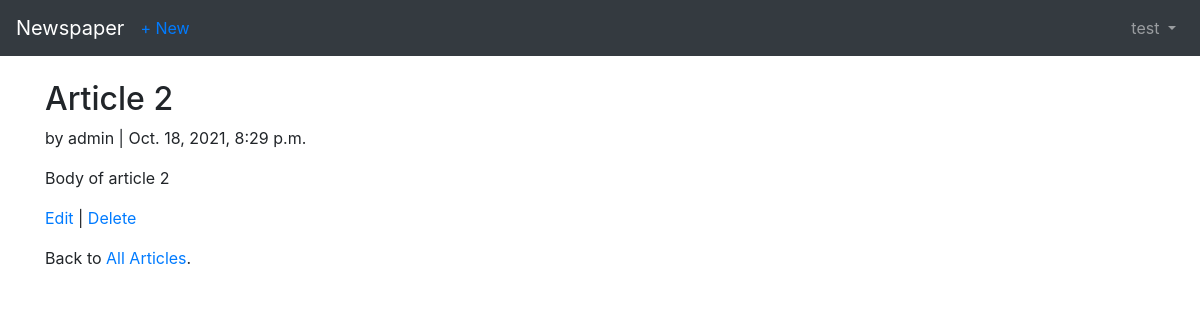
The app's page /articles/2/ (signed in), older data.
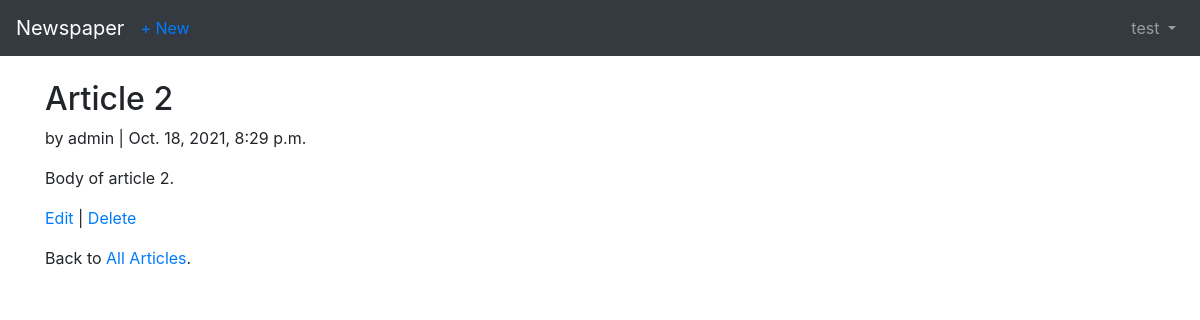
The same page, newer data.
### articles/models.py (models this page shows, shortened)
class Article(models.Model):
    title = models.CharField(max_length=255)
    body = models.TextField()
    date = models.DateTimeField(auto_now_add=True)
    author = models.ForeignKey(
        get_user_model(),
        on_delete=models.CASCADE,
    )

### users/models.py (models this page shows)
class CustomUser(AbstractUser):
    age = models.PositiveIntegerField(null=True, blank=True)

### articles/views.py (the view)
# urls.py: path('<int:pk>/', ArticleDetailView.as_view(), name='article_detail'),
class ArticleDetailView(LoginRequiredMixin, DetailView):
    model = Article
    template_name = 'article_detail.html'
    login_url = 'login'

### templates/article_detail.html
{% extends 'base.html' %}
{% block content %}
    <div class="article-entry">
        <h2>{{ object.title }}</h2>
        <p>by {{ object.author }} | {{ object.date }}</p>
        <p>{{ object.body }}</p>
    </div>
    <p><a href="{% url 'article_edit' article.pk %}">Edit</a> |
        <a href="{% url 'article_delete' article.pk %}">Delete</a></p>
    <p>Back to <a href="{% url 'article_list' %}">All Articles</a>.</p>
{% endblock content %}

Row changes from the older to the newer data that the page shows:
changed Article "Article 2": body "Body of article 2" → "Body of article 2."
